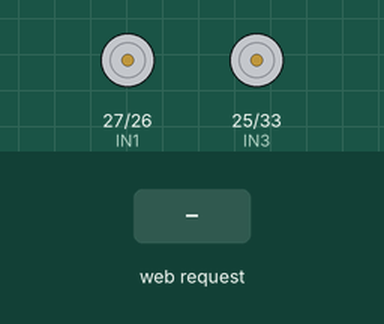
A sketch run on a simulated ESP32. Shown: motor-driver pin pairs drawn as motors (green arrow = first pin HIGH = forward, orange = second pin HIGH = backward, longer = more drive, scaled by the enable pin). Inputs (shaded band) come from the test bench. WiFi joins after 1.5 s; servers stay silent unless stated; what the sketch prints to the serial monitor is not drawn.

Above: at 3.7 s.
3.8 s: HTTP request GET /move?cmd=forward received
At 4.5 s:
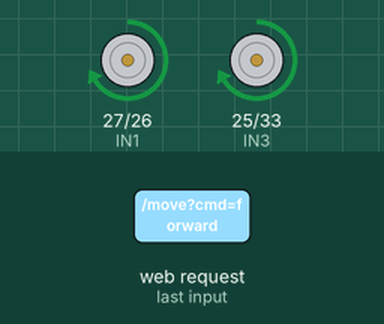
5.3 s: HTTP request GET /move?cmd=backward received
At 5.7 s:
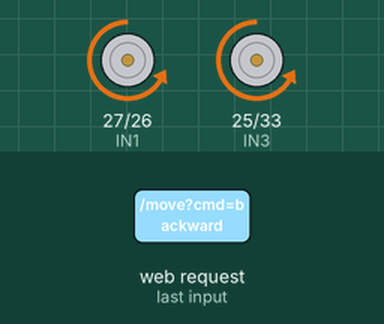
6.8 s: HTTP request GET /move?cmd=left received
At 8.0 s:
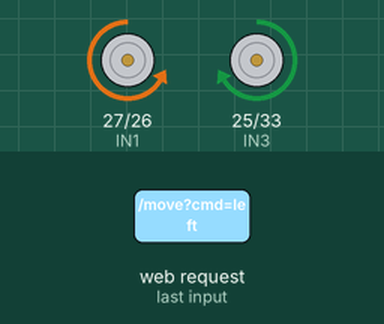
8.3 s: HTTP request GET /move?cmd=right received
At 9.2 s:
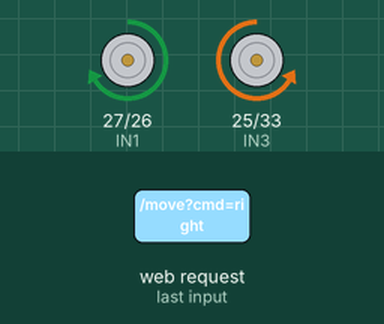
Timing chart, 0 to 10.8 s (numbered marks = the images above; inputs shaded):
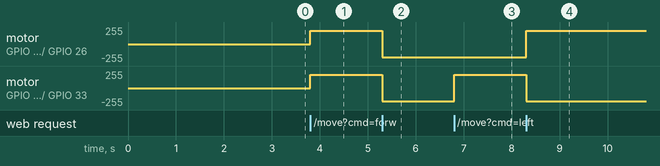

Measured:
- after the input at 3.8 s, motor on GPIO 27 (IN1) / GPIO 26 (IN2), motor on GPIO 25 (IN3) / GPIO 33 (IN4): stopped → forward 200/255 at once
- after the input at 5.3 s, motor on GPIO 27 (IN1) / GPIO 26 (IN2), motor on GPIO 25 (IN3) / GPIO 33 (IN4): forward 200/255 → backward 200/255 at once
- after the input at 6.8 s, motor on GPIO 25 (IN3) / GPIO 33 (IN4): backward 200/255 → forward 200/255 at once
- after the input at 8.3 s, motor on GPIO 27 (IN1) / GPIO 26 (IN2): backward 200/255 → forward 200/255 at once; motor on GPIO 25 (IN3) / GPIO 33 (IN4): forward 200/255 → backward 200/255 at once

The sketch:

ESP32_RC_Car_Fixed.ino
```cpp
#include <WiFi.h>
#include <WebServer.h>

// =========================
// WiFi Connection Settings (Connect to YOUR WiFi/Hotspot)
// =========================
const char *ssid = "iPhone";          // Your iPhone hotspot name or WiFi SSID
const char *password = "DINU1979";    // Your iPhone hotspot password

// =========================
// Motor driver pins
// =========================
#define ENA 14   // Left motors PWM
#define IN1 27   // Left motor A
#define IN2 26   // Left motor B
#define ENB 32   // Right motors PWM
#define IN3 25   // Right motor A
#define IN4 33   // Right motor B

// =========================
// Motor speed
// =========================
const int MOTOR_SPEED = 200;  // 0 - 255

WebServer server(80);

// =========================
// Motor control functions
// =========================
void setLeftMotor(int speed, bool forward)
{
  analogWrite(ENA, abs(speed));
  digitalWrite(IN1, forward ? HIGH : LOW);
  digitalWrite(IN2, forward ? LOW : HIGH);
}

void setRightMotor(int speed, bool forward)
{
  analogWrite(ENB, abs(speed));
  digitalWrite(IN3, forward ? HIGH : LOW);
  digitalWrite(IN4, forward ? LOW : HIGH);
}

void moveForward()
{
  setLeftMotor(MOTOR_SPEED, true);
  setRightMotor(MOTOR_SPEED, true);
}

void moveBackward()
{
  setLeftMotor(MOTOR_SPEED, false);
  setRightMotor(MOTOR_SPEED, false);
}

void turnLeft()
{
  // Left side reverse, right side forward
  setLeftMotor(MOTOR_SPEED, false);
  setRightMotor(MOTOR_SPEED, true);
}

void turnRight()
{
  // Left side forward, right side reverse
  setLeftMotor(MOTOR_SPEED, true);
  setRightMotor(MOTOR_SPEED, false);
}

void stopCar()
{
  setLeftMotor(0, true);
  setRightMotor(0, true);
}

// =========================
// HTML page for remote control
// =========================
String getRemotePage()
{
  return R"HTML(
<!DOCTYPE html>
<html lang="en">
<head>
  <meta charset="UTF-8" />
  <meta name="viewport" content="width=device-width, initial-scale=1.0" />
  <title>ESP32 RC Car</title>
  <style>
    :root {
      --bg1: #0f172a;
      --bg2: #111827;
      --panel: rgba(17, 24, 39, 0.8);
      --primary: #38bdf8;
      --secondary: #8b5cf6;
      --accent: #22c55e;
      --warn: #f59e0b;
      --danger: #ef4444;
      --text: #e5eefb;
      --muted: #9fb3c8;
      --shadow: rgba(0, 0, 0, 0.35);
    }

    * {
      box-sizing: border-box;
      -webkit-tap-highlight-color: transparent;
      user-select: none;
    }

    html, body {
      margin: 0;
      height: 100%;
      font-family: Arial, Helvetica, sans-serif;
      background: radial-gradient(circle at top, #1d4ed8 0%, #0f172a 35%, #020817 100%);
      color: var(--text);
      display: flex;
      justify-content: center;
      align-items: center;
    }

    body {
      padding: 16px;
    }

    .container {
      width: min(420px, 100%);
      background: rgba(15, 23, 42, 0.82);
      border: 1px solid rgba(148, 163, 184, 0.2);
      border-radius: 24px;
      box-shadow: 0 30px 80px rgba(0, 0, 0, 0.45);
      padding: 22px 18px 18px;
      backdrop-filter: blur(12px);
    }

    .title {
      text-align: center;
      font-size: clamp(1.5rem, 5vw, 2.2rem);
      font-weight: 800;
      letter-spacing: 1px;
      margin-bottom: 18px;
      background: linear-gradient(90deg, var(--primary), #7dd3fc, var(--secondary));
      -webkit-background-clip: text;
      background-clip: text;
      color: transparent;
      text-shadow: 0 0 18px rgba(56, 189, 248, 0.25);
    }

    .status {
      text-align: center;
      color: var(--muted);
      font-size: 0.9rem;
      margin-bottom: 20px;
      letter-spacing: 0.08em;
      text-transform: uppercase;
    }

    .pad {
      display: grid;
      grid-template-columns: repeat(3, 1fr);
      gap: 14px;
      max-width: 340px;
      margin: 0 auto;
    }

    .btn {
      border: none;
      border-radius: 18px;
      min-height: 74px;
      color: white;
      font-size: 1.05rem;
      font-weight: 700;
      letter-spacing: 0.03em;
      cursor: pointer;
      box-shadow: 0 10px 22px rgba(0,0,0,0.25);
      transition: transform 0.08s ease, box-shadow 0.2s ease, filter 0.2s ease;
      touch-action: manipulation;
    }

    .btn:active, .btn.active {
      transform: scale(0.97);
      box-shadow: inset 0 4px 12px rgba(255,255,255,0.12), 0 6px 16px rgba(0,0,0,0.25);
      filter: brightness(1.08);
    }

    .forward {
      background: linear-gradient(135deg, var(--primary), #0ea5e9);
      grid-column: 2;
      grid-row: 1;
    }

    .left {
      background: linear-gradient(135deg, var(--secondary), #7c3aed);
      grid-column: 1;
      grid-row: 2;
    }

    .stop {
      background: linear-gradient(135deg, var(--danger), #dc2626);
      grid-column: 2;
      grid-row: 2;
    }

    .right {
      background: linear-gradient(135deg, var(--warn), #f97316);
      grid-column: 3;
      grid-row: 2;
    }

    .backward {
      background: linear-gradient(135deg, var(--accent), #16a34a);
      grid-column: 2;
      grid-row: 3;
    }

    .info {
      display: flex;
      justify-content: space-between;
      align-items: center;
      margin-top: 18px;
      padding: 10px 12px;
      border-radius: 14px;
      font-size: 0.82rem;
      background: rgba(15, 118, 110, 0.16);
      border: 1px solid rgba(45, 212, 191, 0.2);
      color: var(--muted);
    }

    .dot {
      width: 12px;
      height: 12px;
      border-radius: 50%;
      background: #22c55e;
      box-shadow: 0 0 12px rgba(34, 197, 94, 0.8);
      display: inline-block;
      margin-right: 8px;
      vertical-align: middle;
    }

    .ip-display {
      text-align: center;
      margin-top: 12px;
      padding: 8px;
      background: rgba(56, 189, 248, 0.1);
      border-radius: 8px;
      font-size: 0.9rem;
      color: var(--primary);
    }
  </style>
</head>
<body>
  <div class="container">
    <div class="title">ESP32 RC CAR</div>
    <div class="status">Wi‑Fi Remote Controller</div>

    <div class="pad">
      <button class="btn forward" data-cmd="forward">▲ FORWARD</button>
      <button class="btn left" data-cmd="left">◀ LEFT</button>
      <button class="btn stop" data-cmd="stop">■ STOP</button>
      <button class="btn right" data-cmd="right">RIGHT ▶</button>
      <button class="btn backward" data-cmd="backward">▼ BACK</button>
    </div>

    <div class="info">
      <span><span class="dot"></span>Connected</span>
      <span id="status-text">Loading...</span>
    </div>

    <div class="ip-display" id="ip-info">
      Getting IP Address...
    </div>
  </div>

  <script>
    const buttons = document.querySelectorAll('.btn');

    function sendCommand(cmd) {
      fetch('/move?cmd=' + cmd, { method: 'GET' })
        .then(res => res.text())
        .catch(err => console.log('Command error:', err));
    }

    function activateButton(btn) {
      buttons.forEach(b => b.classList.remove('active'));
      btn.classList.add('active');
    }

    function releaseAll() {
      buttons.forEach(b => b.classList.remove('active'));
      sendCommand('stop');
    }

    buttons.forEach((btn) => {
      const cmd = btn.dataset.cmd;

      const start = (e) => {
        e.preventDefault();
        activateButton(btn);
        sendCommand(cmd);
      };

      const end = (e) => {
        e.preventDefault();
        releaseAll();
      };

      btn.addEventListener('pointerdown', start);
      btn.addEventListener('pointerup', end);
      btn.addEventListener('pointerleave', end);
      btn.addEventListener('pointercancel', end);

      btn.addEventListener('touchstart', start, { passive: false });
      btn.addEventListener('touchend', end, { passive: false });
      btn.addEventListener('contextmenu', (e) => e.preventDefault());
    });

    document.addEventListener('keydown', (event) => {
      const key = event.key.toLowerCase();
      const map = {
        'w': 'forward',
        's': 'backward',
        'a': 'left',
        'd': 'right',
        ' ': 'stop'
      };

      if (map[key]) {
        event.preventDefault();
        const current = document.querySelector('[data-cmd="' + map[key] + '"]');
        if (current) {
          activateButton(current);
          sendCommand(map[key]);
        }
      }
    });

    document.addEventListener('keyup', (event) => {
      const key = event.key.toLowerCase();
      if (key === 'w' || key === 's' || key === 'a' || key === 'd' || key === ' ') {
        releaseAll();
      }
    });

    // Get ESP32 local IP
    fetch('/getip')
      .then(res => res.text())
      .then(ip => {
        document.getElementById('ip-info').innerHTML = 'IP: ' + ip;
        document.getElementById('status-text').innerHTML = ip.split(':')[0];
      })
      .catch(() => {
        document.getElementById('ip-info').innerHTML = 'Connected to WiFi';
      });
  </script>
</body>
</html>
)HTML";
}

// =========================
// Web server handlers
// =========================
void handleRoot()
{
  server.send(200, "text/html", getRemotePage());
}

void handleMove()
{
  String cmd = server.arg("cmd");

  if (cmd == "forward") {
    moveForward();
  }
  else if (cmd == "backward") {
    moveBackward();
  }
  else if (cmd == "left") {
    turnLeft();
  }
  else if (cmd == "right") {
    turnRight();
  }
  else if (cmd == "stop") {
    stopCar();
  }

  server.send(200, "text/plain", "OK");
}

void handleGetIP()
{
  String ip = WiFi.localIP().toString();
  server.send(200, "text/plain", ip);
}

void handleNotFound()
{
  server.send(404, "text/plain", "Not found");
}

// =========================
// Setup
// =========================
void setup()
{
  Serial.begin(115200);
  delay(1000);

  pinMode(ENA, OUTPUT);
  pinMode(IN1, OUTPUT);
  pinMode(IN2, OUTPUT);
  pinMode(ENB, OUTPUT);
  pinMode(IN3, OUTPUT);
  pinMode(IN4, OUTPUT);

  stopCar();

  // Connect to WiFi in STATION mode (connect to your WiFi/Hotspot)
  WiFi.mode(WIFI_STA);

  Serial.println();
  Serial.println("========================================");
  Serial.println("ESP32 RC Car - Station Mode");
  Serial.println("========================================");
  Serial.print("Connecting to WiFi: ");
  Serial.println(ssid);

  WiFi.begin(ssid, password);

  int attempts = 0;
  while (WiFi.status() != WL_CONNECTED && attempts < 30) {
    delay(500);
    Serial.print(".");
    attempts++;
  }

  Serial.println();

  if (WiFi.status() == WL_CONNECTED) {
    Serial.println("✓ WiFi Connected!");
    Serial.print("IP Address: ");
    Serial.println(WiFi.localIP());
    Serial.print("Signal Strength: ");
    Serial.print(WiFi.RSSI());
    Serial.println(" dBm");
  } else {
    Serial.println("✗ Failed to connect to WiFi");
    Serial.println("Falling back to Access Point mode...");
    WiFi.mode(WIFI_AP);
    WiFi.softAP("ESP32_RC_Car", "12345678");
    Serial.println("Access Point created: ESP32_RC_Car");
    Serial.println("Password: 12345678");
  }

  Serial.println("========================================");
  Serial.print("Remote URL: http://");
  Serial.println(WiFi.localIP());
  Serial.println("========================================");

  server.on("/", HTTP_GET, handleRoot);
  server.on("/move", HTTP_GET, handleMove);
  server.on("/getip", HTTP_GET, handleGetIP);
  server.onNotFound(handleNotFound);

  server.begin();
  Serial.println("HTTP server started");
}

// =========================
// Loop
// =========================
void loop()
{
  server.handleClient();
}
```
